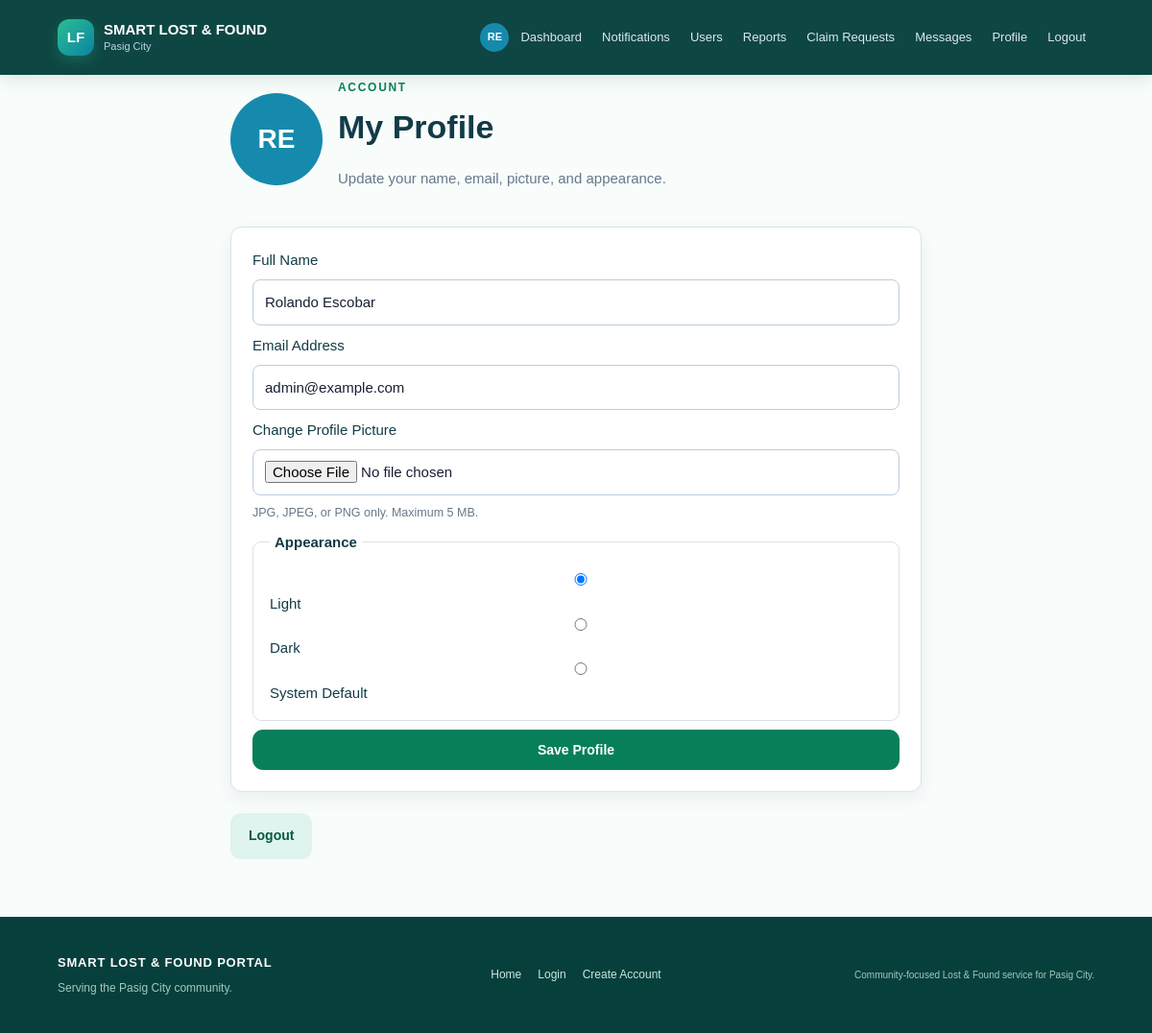
Screenshot of /profile (signed in) with the database file from the repository.
### tables this page shows
CREATE TABLE users (id INTEGER PRIMARY KEY AUTOINCREMENT, username TEXT UNIQUE NOT NULL, email TEXT UNIQUE NOT NULL, password_hash TEXT NOT NULL, role TEXT NOT NULL DEFAULT 'STUDENT', full_name TEXT, student_id TEXT, security_question TEXT, security_answer_hash TEXT, account_status TEXT DEFAULT 'ACTIVE', created_at TEXT, profile_picture TEXT, theme_preference TEXT DEFAULT 'light');

### main.py (the view, shortened to what this page needs)
@app.route("/profile", methods=["GET", "POST"])
def profile():
    if (blocked := user_required()):
        return blocked
    return render_template("profile.html", user=current_user())

### database.py (called while the page is built)
def get_connection():
    conn = sqlite3.connect(DB_NAME)
    conn.row_factory = sqlite3.Row
    conn.execute("PRAGMA foreign_keys = ON")
    return conn

### main.py (called while the page is built)
def current_user():
    user_id = session.get("user_id")
    if not user_id:
        return None
    conn = get_connection()
    user = conn.execute("SELECT * FROM users WHERE id=?", (user_id,)).fetchone()
    conn.close()
    return user

def user_required(message="Please log in to continue."):
    if not session.get("user_id"):
        flash(message, "info")
        return redirect(url_for("login", next=request.path))
    return None

def avatar_url(user):
    filename = user["profile_picture"] if user and "profile_picture" in user.keys() else None
    return url_for("static", filename=f"uploads/avatars/{filename}") if filename else None

def initials(user):
    name = (user["full_name"] if user and "full_name" in user.keys() else "") or "User"
    parts = [part for part in name.split() if part]
    return "".join(part[0] for part in parts[:2]).upper() or "U"

@app.context_processor
def template_context():
    user = current_user()
    unread = 0
    if user:
        conn = get_connection()
        unread = conn.execute("SELECT COUNT(*) FROM notifications WHERE user_id=? AND is_read=0", (user["id"],)).fetchone()[0]
        conn.close()
    return {
        "current_user": user,
        "categories": CATEGORIES,
        "barangays": BARANGAYS,
        "all_barangays": ALL_BARANGAYS,
        "public_item_image": public_item_image,
        "avatar_url": avatar_url,
        "initials": initials,
        "unread_notifications": unread,
        "claim_code": claim_code,
        "theme": (user["theme_preference"] if user and user["theme_preference"] in ("light", "dark", "system") else "light") if user else "light"
    }

### templates/profile.html
{% extends "base.html" %}{% block title %}Profile | Pasig City{% endblock %}{% block content %}<div class="narrow"><div class="page-head profile-header">{% if avatar_url(user) %}<img class="avatar avatar-large" src="{{ avatar_url(user) }}" alt="{{ user['full_name'] or 'User' }} profile picture">{% else %}<div class="avatar avatar-large">{{ initials(user) }}</div>{% endif %}<div><span class="eyebrow">ACCOUNT</span><h1>My Profile</h1><p class="muted">Update your name, email, picture, and appearance.</p></div></div><form method="post" enctype="multipart/form-data" class="panel form"><label>Full Name</label><input name="full_name" value="{{ user['full_name'] or '' }}" required><label>Email Address</label><input type="email" name="email" value="{{ user['email'] }}" required><label>Change Profile Picture</label><input type="file" name="profile_picture" accept="image/jpeg,image/png"><small>JPG, JPEG, or PNG only. Maximum 5 MB.</small>{% if user['profile_picture'] %}<label class="checkbox-line"><input type="checkbox" name="remove_picture" value="1"> Remove current profile picture and use initials</label>{% endif %}<fieldset><legend>Appearance</legend><label><input type="radio" name="theme_preference" value="light" {% if theme=='light' %}checked{% endif %}> Light</label><label><input type="radio" name="theme_preference" value="dark" {% if theme=='dark' %}checked{% endif %}> Dark</label><label><input type="radio" name="theme_preference" value="system" {% if theme=='system' %}checked{% endif %}> System Default</label></fieldset><button class="btn primary">Save Profile</button></form><a class="btn secondary" href="{{ url_for('logout') }}">Logout</a></div>{% endblock %}

### static/style.css (style rules this page uses)
* { box-sizing:border-box }
body { margin:0;background:#f5f7fa;color:#172033;font:15px/1.55 Arial,Helvetica,sans-serif }
.home-note,.primary-action,.feature-card,.action-card,.panel,.item-card,.admin-row { background:#fff;border:1px solid #d9e2ec;border-radius:12px;box-shadow:0 7px 20px rgba(16,42,67,.06) }
.page-head { margin-bottom:24px }
.page-head h1 { margin:5px 0;font-size:34px }
.eyebrow { color:#168aad;font-size:12px;font-weight:800;letter-spacing:1.3px }
.muted { color:#66788a }
.btn { display:inline-block;border:0;border-radius:8px;padding:11px 16px;text-decoration:none;cursor:pointer;font-weight:700;font-size:14px }
.btn.primary { background:#168aad;color:#fff }
.btn.secondary { background:#e8f1f5;color:#164e63 }
.narrow { max-width:720px;margin:0 auto }
.form { display:flex;flex-direction:column;gap:9px }
.form input,.form select,.form textarea,.filter-bar input,.filter-bar select { width:100%;padding:11px 12px;border:1px solid #bcccdc;border-radius:8px;background:#fff;color:#172033;font:inherit }
.form small,small { color:#66788a }
.panel { padding:22px;margin-bottom:22px }
.form fieldset { border:1px solid #d9e2ec;border-radius:9px;padding:17px;margin:0 }
.form legend { font-weight:800;padding:0 5px }
.back-link,a { color:#168aad }
.avatar { width:42px;height:42px;border-radius:50%;object-fit:cover;background:#168aad;color:#fff;display:inline-flex;align-items:center;justify-content:center;font-weight:800;flex:0 0 auto }
.avatar-large { width:96px;height:96px;font-size:28px }
.profile-header { display:flex;align-items:center;gap:16px }

### static/home.css (style rules this page uses)
:root { --pasig-green: #087f5b; --pasig-green-dark: #075943; --pasig-blue: #087ea4; --pasig-ink: #123b47; --pasig-mist: #eef8f5; --pasig-line: #d8ebe5; }
body { background: #f8fcfb; color: var(--pasig-ink); }
.eyebrow { color: var(--pasig-green); letter-spacing: 1.7px; }
.btn { border-radius: 11px; padding: 13px 19px; transition: transform .2s ease, box-shadow .2s ease, background .2s ease; }
.btn.primary { background: var(--pasig-green); }
.btn.secondary { background: #dff3ef; color: var(--pasig-green-dark); }

### rows the page displays
users: full_name "Rolando Escobar", email "admin@example.com", theme_preference "☑ Light", theme_preference "☐ Dark", theme_preference "☐ System Default"

### other values shown
{{ initials(current_user) }} "RE"
{{ initials(user) }} "RE"
